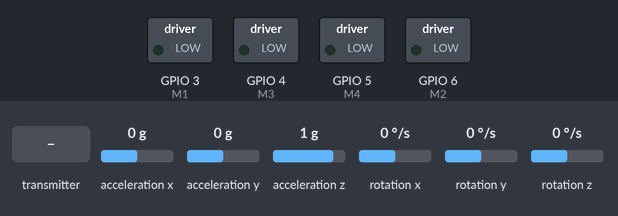
The sketch below on a simulated ESP32-S3. On the bench: switched loads named in the sketch (green lamp = pin HIGH). Wiring (inferred from the names in the program): MPU-9250 motion sensor at I2C address 0x68. Dashed ring = blinking. The test bench sets the inputs (shaded band); at power-on: acceleration x 0 g, acceleration y 0 g, acceleration z 1 g, rotation x 0 °/s, rotation y 0 °/s, rotation z 0 °/s. What the sketch prints to the serial monitor is not drawn.

Above: at 4.1 s.
4.2 s: the transmitter starts sending ch.0 = 2048
At 5.32 s:
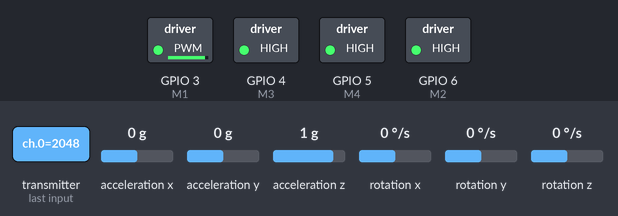
7.2 s: acceleration x set to -1.4 g
At 7.82 s:
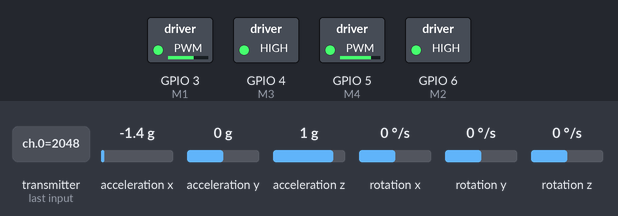
10.2 s: the transmitter starts sending ch.2 = 1024
13.2 s: acceleration y set to -1.4 g
At 13.83 s:
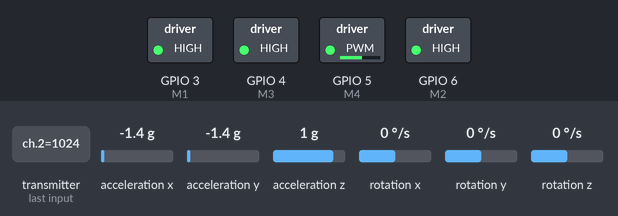
16.2 s: acceleration z set to -1.4 g
At 17.32 s:
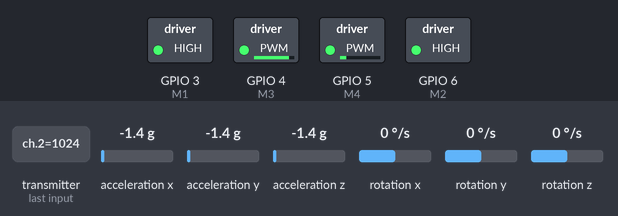
19.2 s: the transmitter starts sending ch.1 = 2048
Timing chart, 0 to 23.2 s (numbered marks = the images above; inputs shaded):
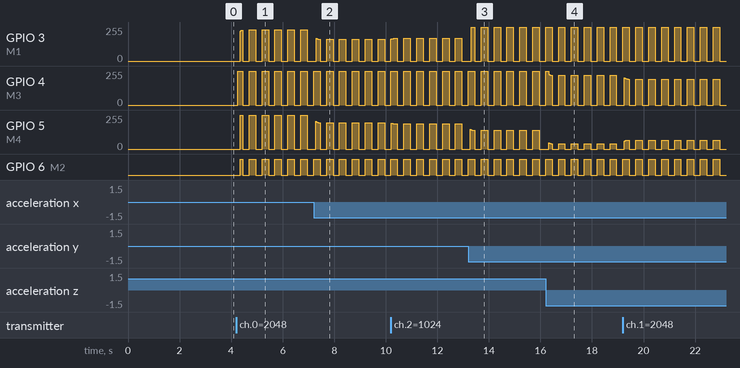

Measured:
- after the input at 4.2 s, GPIO 3 (M1): ramps from 0/255 to 234/255 and jumps back, once every 0.50 s; GPIO 4 (M3): alternates 255/255 for 0.25 s and 0/255 for 0.25 s, starting after 0.06 s

The sketch:

DIY_RX_ESP32_SUPERMINI_C3_ESP32.ino
```cpp
#include <Arduino.h>
#include <WiFi.h>
#include <esp_now.h>
#include <Wire.h>

// ================= DATA =================
typedef struct {
  uint16_t ch[4];
} Data;

Data data;

// ================= SIGNAL =================
unsigned long lastRX = 0;
bool rxFail = false;

// ================= MOTOR =================
#define M1 3
#define M2 6
#define M3 4
#define M4 5

// ================= MPU =================
#define MPU_ADDR 0x68

float AccX, AccY, AccZ;
float roll, pitch;
float rollOffset = 0;
float pitchOffset = 0;

// ================= PID =================
float kp = 1.3;
float kd = 0.4;

float iRoll = 0;
float iPitch = 0;

float lastRollErr = 0;
float lastPitchErr = 0;

// ================= MOTOR SMOOTH =================
float m1_f = 0, m2_f = 0, m3_f = 0, m4_f = 0;
float ramp = 8.0; // càng cao càng nhanh

// ================= FAILSAFE =================
void stopMotors() {
  analogWrite(M1, 0);
  analogWrite(M2, 0);
  analogWrite(M3, 0);
  analogWrite(M4, 0);
}

// ================= ESP NOW =================
void onReceive(const uint8_t *mac, const uint8_t *incoming, int len) {
  if (len != sizeof(Data)) return;

  memcpy(&data, incoming, sizeof(data));

  // clamp nhẹ chống spike
  for (int i = 0; i < 4; i++) {
    if (data.ch[i] < 900) data.ch[i] = 900;
    if (data.ch[i] > 2100) data.ch[i] = 2100;
  }

  lastRX = millis();
}

// ================= MPU =================
void readMPU() {

  Wire.beginTransmission(MPU_ADDR);
  Wire.write(0x3B);
  Wire.endTransmission(false);

  Wire.requestFrom(MPU_ADDR, 14, true);

  int16_t ax = Wire.read() << 8 | Wire.read();
  int16_t ay = Wire.read() << 8 | Wire.read();
  int16_t az = Wire.read() << 8 | Wire.read();

  Wire.read(); Wire.read();
  Wire.read(); Wire.read();
  Wire.read(); Wire.read();
  Wire.read(); Wire.read();

  AccX = ax / 16384.0;
  AccY = ay / 16384.0;
  AccZ = az / 16384.0;

  roll =
      atan2(-AccX, sqrt(AccY * AccY + AccZ * AccZ)) * 57.2958
      - rollOffset;

  pitch =
      atan2(AccY, AccZ) * 57.2958
      - pitchOffset;
}

// ================= MOTOR WRITE SMOOTH =================
void smoothMotor(float target1, float target2, float target3, float target4) {

  m1_f += (target1 - m1_f) * ramp * 0.01;
  m2_f += (target2 - m2_f) * ramp * 0.01;
  m3_f += (target3 - m3_f) * ramp * 0.01;
  m4_f += (target4 - m4_f) * ramp * 0.01;

  analogWrite(M1, constrain(m1_f, 0, 255));
  analogWrite(M2, constrain(m2_f, 0, 255));
  analogWrite(M3, constrain(m3_f, 0, 255));
  analogWrite(M4, constrain(m4_f, 0, 255));
}

// ================= MAP FLOAT =================
float fmap(float x, float in_min, float in_max, float out_min, float out_max) {
  return (x - in_min) * (out_max - out_min) /
         (in_max - in_min) + out_min;
}

// ================= SETUP =================
void setup() {

  Serial.begin(115200);

  pinMode(M1, OUTPUT);
  pinMode(M2, OUTPUT);
  pinMode(M3, OUTPUT);
  pinMode(M4, OUTPUT);

  stopMotors();

  WiFi.mode(WIFI_STA);
  WiFi.setSleep(false);

  if (esp_now_init() != ESP_OK) {
    Serial.println("ESP-NOW FAIL");
    while (true);
  }

  esp_now_register_recv_cb(onReceive);

  Wire.begin();

  Wire.beginTransmission(MPU_ADDR);
  Wire.write(0x6B);
  Wire.write(0);
  Wire.endTransmission(true);

  delay(1000);

  Serial.println("CALIB...");

  float sr = 0, sp = 0;

  for (int i = 0; i < 300; i++) {
    readMPU();
    sr += roll;
    sp += pitch;
    delay(5);
  }

  rollOffset = sr / 300.0;
  pitchOffset = sp / 300.0;

  Serial.println("READY");
  lastRX = millis();
}

// ================= LOOP =================
void loop() {

  // ================= FAILSAFE (FIXED) =================
  rxFail = (millis() - lastRX > 250);

  if (rxFail) {
    stopMotors();
    iRoll = 0;
    iPitch = 0;

    if (millis() % 500 < 20)
      Serial.println("NO SIGNAL");

    return;
  }

  readMPU();

  bool armed = data.ch[0] > 1550;

  float throttle = armed ?
    fmap(data.ch[0], 1550, 2000, 0, 255) : 0;

  float rollSet  = fmap(data.ch[3], 1000, 2000, -20, 20);
  float pitchSet = fmap(data.ch[2], 1000, 2000, -20, 20);
  float yawSet   = fmap(data.ch[1], 1000, 2000, -60, 60);

  if (abs(rollSet) < 1) rollSet = 0;
  if (abs(pitchSet) < 1) pitchSet = 0;
  if (abs(yawSet) < 2) yawSet = 0;

  float rollErr = rollSet - roll;
  float pitchErr = pitchSet - pitch;

  iRoll += rollErr;
  iPitch += pitchErr;

  iRoll = constrain(iRoll, -100, 100);
  iPitch = constrain(iPitch, -100, 100);

  float rollOut =
      kp * rollErr + kd * (rollErr - lastRollErr);

  float pitchOut =
      kp * pitchErr + kd * (pitchErr - lastPitchErr);

  lastRollErr = rollErr;
  lastPitchErr = pitchErr;

  float yawOut = yawSet * 0.2;

  float m1 = throttle + pitchOut + rollOut - yawOut;
  float m2 = throttle + pitchOut - rollOut + yawOut;
  float m3 = throttle - pitchOut - rollOut - yawOut;
  float m4 = throttle - pitchOut + rollOut + yawOut;

  if (!armed) {
    stopMotors();
     Serial.println("DISARMED");
    return;
  }

  smoothMotor(m1, m2, m3, m4);

  Serial.printf(
    "CH0:%d THR:%.0f R:%.2f P:%.2f M:%.0f %.0f %.0f %.0f\n",
    data.ch[0],
    throttle,
    roll,
    pitch,
    m1_f, m2_f, m3_f, m4_f
  );
}


// #include <Arduino.h>
// #include <WiFi.h>
// #include <esp_now.h>
// #include <Wire.h>

// // ================= RECEIVER DATA =================
// typedef struct {
//   uint16_t ch[4];
// } Data;

// volatile bool newPacket = false;

// Data data;
// Data lastData;

// // ================= SIGNAL =================
// unsigned long lastRX = 0;

// // ================= MOTOR PINS =================
// #define M1 3
// #define M2 6
// #define M3 4
// #define M4 5

// // ================= MPU9250 =================
// #define MPU_ADDR 0x68

// float AccX, AccY, AccZ;
// float roll, pitch;

// float rollOffset = 0;
// float pitchOffset = 0;

// // ================= PID =================
// float kp = 1.3;
// float ki = 0.0;
// float kd = 0.4;

// float iRoll = 0;
// float iPitch = 0;

// float lastRollErr = 0;
// float lastPitchErr = 0;

// // ================= FAILSAFE =================
// void setFailsafe() {

//   data.ch[0] = 1500; // throttle idle
//   data.ch[1] = 1500;
//   data.ch[2] = 1500;
//   data.ch[3] = 1500;
// }

// // ================= MOTOR =================
// void motorWrite(int pin, int value) {

//   value = constrain(value, 0, 255);

//   analogWrite(pin, value);
// }

// void stopMotors() {

//   motorWrite(M1, 0);
//   motorWrite(M2, 0);
//   motorWrite(M3, 0);
//   motorWrite(M4, 0);
// }

// // ================= FLOAT MAP =================
// float fmap(float x,
//            float in_min,
//            float in_max,
//            float out_min,
//            float out_max) {

//   return (x - in_min) *
//          (out_max - out_min) /
//          (in_max - in_min) +
//          out_min;
// }

// // ================= ESP NOW =================
// void onReceive(const uint8_t *mac,
//                const uint8_t *incoming,
//                int len) {

//   if(len != sizeof(Data)) return;

//   Data temp;

//   memcpy(&temp, incoming, sizeof(temp));

//   // ================= VALIDATE =================
//   bool invalid =
//       temp.ch[0] < 900  || temp.ch[0] > 2100 ||
//       temp.ch[1] < 900  || temp.ch[1] > 2100 ||
//       temp.ch[2] < 900  || temp.ch[2] > 2100 ||
//       temp.ch[3] < 900  || temp.ch[3] > 2100;

//   if(invalid) {

//     Serial.println("INVALID DATA");

//     return;
//   }

//   // ================= FILTER JUMP =================
//   if(abs((int)temp.ch[0] - (int)lastData.ch[0]) > 400) return;
//   if(abs((int)temp.ch[1] - (int)lastData.ch[1]) > 400) return;
//   if(abs((int)temp.ch[2] - (int)lastData.ch[2]) > 400) return;
//   if(abs((int)temp.ch[3] - (int)lastData.ch[3]) > 400) return;

//   memcpy(&data, &temp, sizeof(data));
//   memcpy(&lastData, &temp, sizeof(lastData));

//   lastRX = millis();

//   newPacket = true;
// }

// // ================= MPU9250 =================
// void readMPU() {

//   Wire.beginTransmission(MPU_ADDR);
//   Wire.write(0x3B);
//   Wire.endTransmission(false);

//   Wire.requestFrom((uint8_t)MPU_ADDR,
//                    (uint8_t)14,
//                    (bool)true);

//   if(Wire.available() < 14) return;

//   int16_t ax = Wire.read() << 8 | Wire.read();
//   int16_t ay = Wire.read() << 8 | Wire.read();
//   int16_t az = Wire.read() << 8 | Wire.read();

//   Wire.read();
//   Wire.read();

//   Wire.read();
//   Wire.read();
//   Wire.read();
//   Wire.read();
//   Wire.read();
//   Wire.read();

//   AccX = ax / 16384.0;
//   AccY = ay / 16384.0;
//   AccZ = az / 16384.0;

//   roll =
//       atan2(
//         -AccX,
//         sqrt(AccY * AccY + AccZ * AccZ)
//       ) * 57.2958;

//   pitch =
//       atan2(AccY, AccZ) * 57.2958;

//   roll -= rollOffset;
//   pitch -= pitchOffset;
// }

// // ================= SETUP =================
// void setup() {

//   Serial.begin(115200);

//   // ================= MOTOR =================
//   pinMode(M1, OUTPUT);
//   pinMode(M2, OUTPUT);
//   pinMode(M3, OUTPUT);
//   pinMode(M4, OUTPUT);

//   stopMotors();

//   // ================= FAILSAFE =================
//   setFailsafe();

//   memcpy(&lastData, &data, sizeof(data));

//   // ================= WIFI =================
//   WiFi.mode(WIFI_STA);

//   // QUAN TRỌNG
//   WiFi.setSleep(false);

//   delay(200);

//   // ================= ESP NOW =================
//   if(esp_now_init() != ESP_OK) {

//     Serial.println("ESP NOW ERROR");

//     while(true);
//   }

//   esp_now_register_recv_cb(onReceive);

//   // ================= MPU =================
//   Wire.begin();

//   Wire.setClock(400000);

//   Wire.beginTransmission(MPU_ADDR);
//   Wire.write(0x6B);
//   Wire.write(0);
//   Wire.endTransmission(true);

//   delay(1000);

//   // ================= CALIB =================
//   Serial.println("CALIB MPU");

//   float sr = 0;
//   float sp = 0;

//   for(int i=0;i<500;i++) {

//     readMPU();

//     sr += roll;
//     sp += pitch;

//     delay(5);
//   }

//   rollOffset = sr / 500.0;
//   pitchOffset = sp / 500.0;

//   Serial.println("READY");

//   lastRX = millis();
// }

// // ================= LOOP =================
// void loop() {

//   // ================= FAILSAFE =================
//   if(millis() - lastRX > 500) {

//     setFailsafe();

//     stopMotors();

//     iRoll = 0;
//     iPitch = 0;

//     lastRollErr = 0;
//     lastPitchErr = 0;

//     Serial.println("NO SIGNAL");

//     delay(20);

//     return;
//   }

//   // ================= REQUIRE PACKET =================
//   if(!newPacket) {

//     delay(2);

//     return;
//   }

//   newPacket = false;

//   // ================= MPU =================
//   readMPU();

//   // ==================================================
//   // THROTTLE FIX
//   // TX:
//   // 1500 = idle
//   // 2000 = full
//   // ==================================================

//   float throttle = 0;

//   if(data.ch[0] < 1550){

//       throttle = 0;
//   }
//   else{

//       throttle = fmap(
//           data.ch[0],
//           1550,
//           2000,
//           0,
//           255
//       );
//   }

//   // ================= OTHER CHANNEL =================
//   float yawSet =
//       fmap(data.ch[1], 1000, 2000, -60, 60);

//   float rollSet =
//       fmap(data.ch[3], 1000, 2000, -20, 20);

//   float pitchSet =
//       fmap(data.ch[2], 1000, 2000, -20, 20);

//   // ================= DEADZONE =================
//   if(abs(yawSet) < 2) yawSet = 0;
//   if(abs(rollSet) < 1) rollSet = 0;
//   if(abs(pitchSet) < 1) pitchSet = 0;

//   // ================= DEBUG =================
//   Serial.printf(
//       "CH:%d %d %d %d | THR:%.0f YAW:%.2f ROLL:%.2f PITCH:%.2f\n",
//       data.ch[0],
//       data.ch[1],
//       data.ch[2],
//       data.ch[3],
//       throttle,
//       yawSet,
//       rollSet,
//       pitchSet
//   );

//   // ================= PID =================
//   float rollErr = rollSet - roll;
//   float pitchErr = pitchSet - pitch;

//   iRoll += rollErr;
//   iPitch += pitchErr;

//   iRoll = constrain(iRoll, -100, 100);
//   iPitch = constrain(iPitch, -100, 100);

//   float dRoll = rollErr - lastRollErr;
//   float dPitch = pitchErr - lastPitchErr;

//   lastRollErr = rollErr;
//   lastPitchErr = pitchErr;

//   float rollOut =
//       kp * rollErr +
//       ki * iRoll +
//       kd * dRoll;

//   float pitchOut =
//       kp * pitchErr +
//       ki * iPitch +
//       kd * dPitch;

//   float yawOut = yawSet * 0.2;

//   // ================= MIXER =================
//   int m1 =
//       throttle +
//       pitchOut +
//       rollOut -
//       yawOut;

//   int m2 =
//       throttle +
//       pitchOut -
//       rollOut +
//       yawOut;

//   int m3 =
//       throttle -
//       pitchOut -
//       rollOut -
//       yawOut;

//   int m4 =
//       throttle -
//       pitchOut +
//       rollOut +
//       yawOut;

//   // ================= LIMIT =================
//   m1 = constrain(m1, 0, 255);
//   m2 = constrain(m2, 0, 255);
//   m3 = constrain(m3, 0, 255);
//   m4 = constrain(m4, 0, 255);

//   // ================= DISARM =================
//   if(throttle <= 0) {

//     stopMotors();

//     Serial.println("DISARMED");

//     delay(10);

//     return;
//   }

//   // ================= OUTPUT =================
//   motorWrite(M1, m1);
//   motorWrite(M2, m2);
//   motorWrite(M3, m3);
//   motorWrite(M4, m4);

//   // ================= MOTOR DEBUG =================
//   Serial.printf(
//       "R:%.2f P:%.2f | M:%d %d %d %d\n",
//       roll,
//       pitch,
//       m1,
//       m2,
//       m3,
//       m4
//   );

//   delay(10);
// }
```
